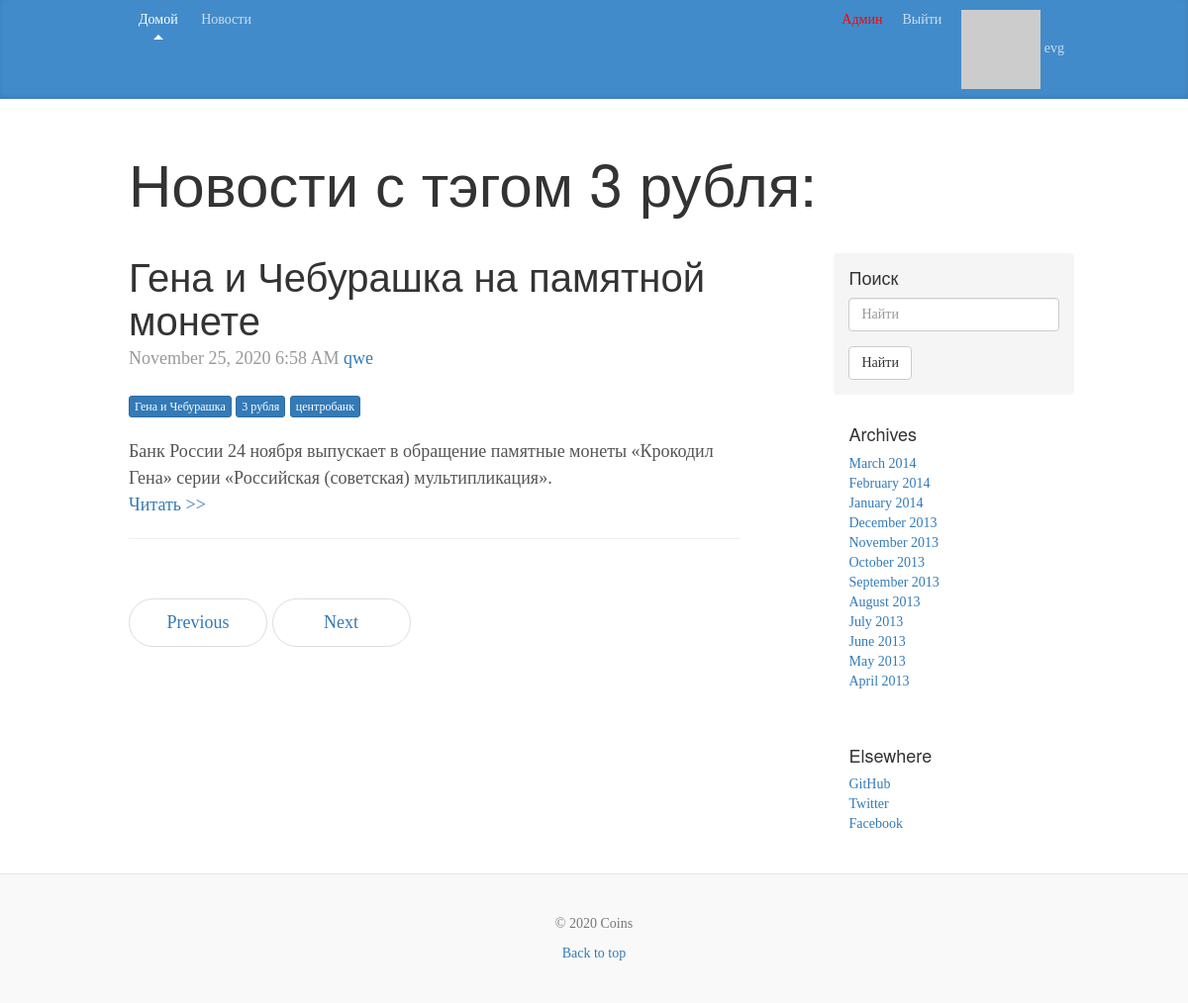
The page /news/tag/3-rublia2020-11-25-09-14-07-365856 (signed in) on the database as committed earlier.
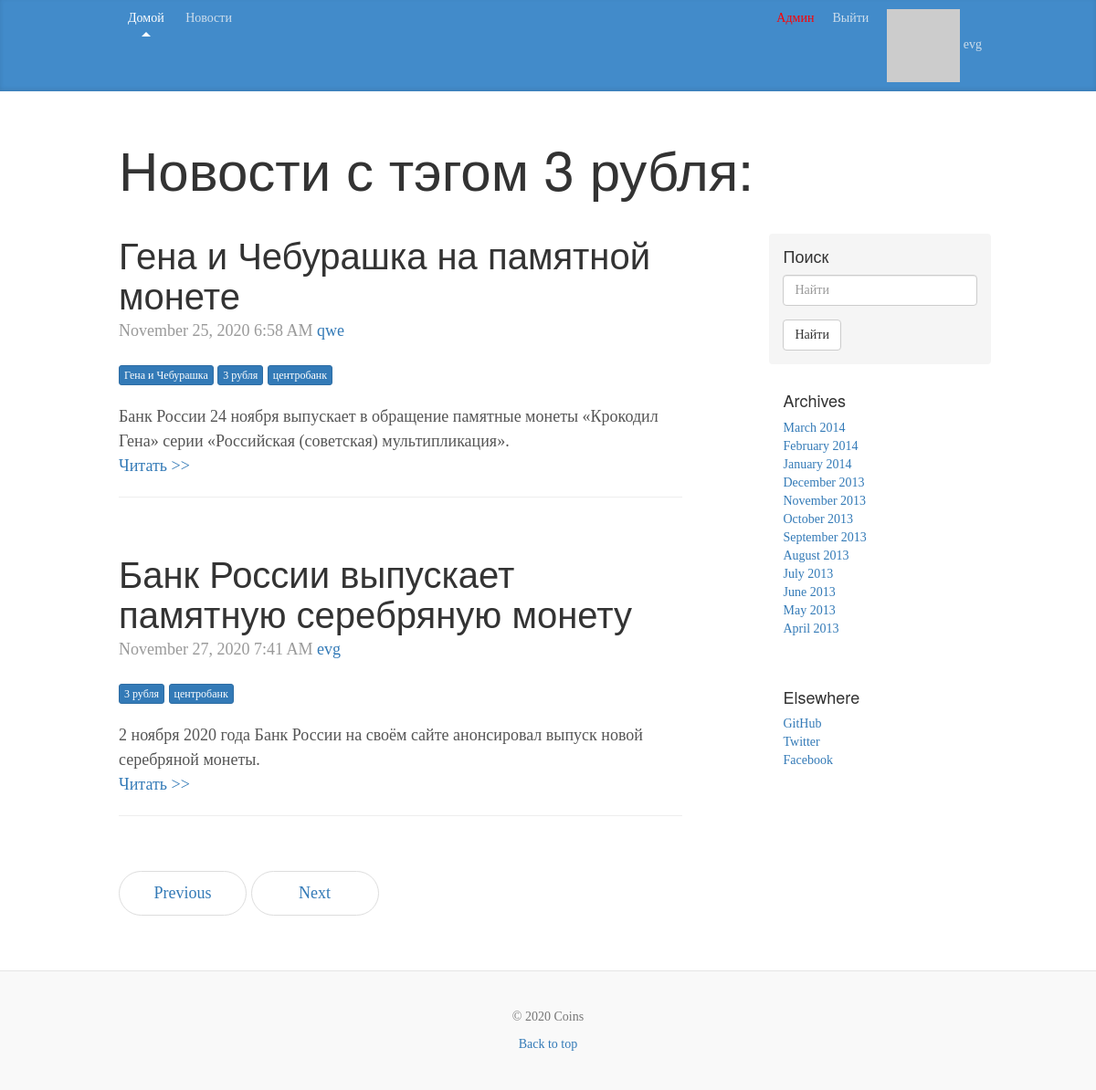
The same page on the database as committed later.
### app/models.py (models this page shows, shortened)
class Post(db.Model):
    __tablename__ = 'post'
    id = db.Column(db.Integer, primary_key=True)
    title = db.Column(db.String(150))
    slug = db.Column(db.String(140), unique=True)
    pre_body = db.Column(db.Text)
    body = db.Column(db.Text)
    created = db.Column(db.DateTime, index=True, default=datetime.utcnow)
    author_id = db.Column(db.Integer, db.ForeignKey('user.id'))
    tags = db.relationship('Tag', secondary='tags_posts', backref=db.backref('posts', lazy='dynamic'))

class User(db.Model, UserMixin):
    __tablename__ = 'user'
    id = db.Column(db.Integer, primary_key=True)
    email = db.Column(db.String(255), unique=True)
    username = db.Column(db.String(255), unique=True, index=True)
    password_hash = db.Column(db.String(255))
    active = db.Column(db.Boolean())
    confirmed_at = db.Column(db.DateTime())
    name = db.Column(db.String(64))
    location = db.Column(db.String(64))
    member_since = db.Column(db.DateTime(), default=datetime.utcnow)
    about_me = db.Column(db.String(140))
    last_seen = db.Column(db.DateTime, default=datetime.utcnow)
    avatar_hash = db.Column(db.String(32))
    roles = db.relationship('Role', secondary='roles_users', backref=db.backref('users', lazy='dynamic'))
    posts = db.relationship('Post', backref='author', lazy='dynamic')
    @property
    def password(self):
        raise AttributeError('password is not a readable attribute')
    def gravatar(self, size=100, default='identicon', rating='g'):
        url = 'https://secure.gravatar.com/avatar'
        hash = self.avatar_hash or self.gravatar_hash()
        return '{url}/{hash}?s={size}&d={default}&r={rating}'.\
                        format(url=url, hash=hash, size=size, default=default, rating=rating)
    def is_administrator(self):
        for r in self.roles:
            if str(r) == 'admin':
                return True
        return False

class Tag(db.Model):
    __tablename__ = 'tag'
    id = db.Column(db.Integer, primary_key=True)
    name = db.Column(db.String(100))
    slug = db.Column(db.String(100), unique=True)

### app/posts/controllers.py (the view)
@module.route('/news/tag/<slug>')
def tag_detail(slug):
    tag = Tag.query.filter(Tag.slug == slug).first()
    posts = tag.posts
    return render_template('posts/news_tag.html', posts=posts, tag=tag)

### app/models.py (called while the page is built)
@login_manager.user_loader
def load_user(user_id):
    return User.query.get(int(user_id))

    def __repr__(self):
        return self.name

### app/templates/posts/news_tag.html
{% extends "layout.html" %}
{% block title_post%}Новости с тэгом {{ tag.name }}:{% endblock %}
{% block content %}
{% for post in posts%}
<div class="blog-post">
  <h2 class="blog-post-title">{{ post.title }}</h2>
  <p class="blog-post-meta">{{ moment(post.created).format('LLL') }}
    <a href="{{ url_for('users.user', username=post.author.username) }}">{{ post.author.username }}</a></p>
  {% if post.tags %}
    <p class="blog-post-meta">
    {% for tag in post.tags %}
    <a class="btn btn-primary btn-xs" href="{{ url_for('posts.tag_detail', slug=tag.slug) }}" role="button">{{ tag.name }}</a>
    {% endfor%}
    </p>
  {% endif %}
  {{ post.pre_body|safe }}
  <p class="blog-post-meta"><a href="{{ url_for('posts.news_detal', slug=post.slug) }}">Читать >></a></p>
  <hr>
</div>
{% endfor %}
<nav>
  <ul class="pager">
    <li><a href="#">Previous</a></li>
    <li><a href="#">Next</a></li>
  </ul>
</nav>
{% endblock %}

Rows that differ between the two databases and show on the page:
added Post: title "Банк России выпускает памятную серебряную монету", created "November 27, 2020 7:41 AM", author.username "evg", pre_body "2 ноября 2020 года Банк России на своём сайте анонсировал выпуск новой серебряной монеты.", Tag (name "3 рубля"), Tag (name "центробанк")
